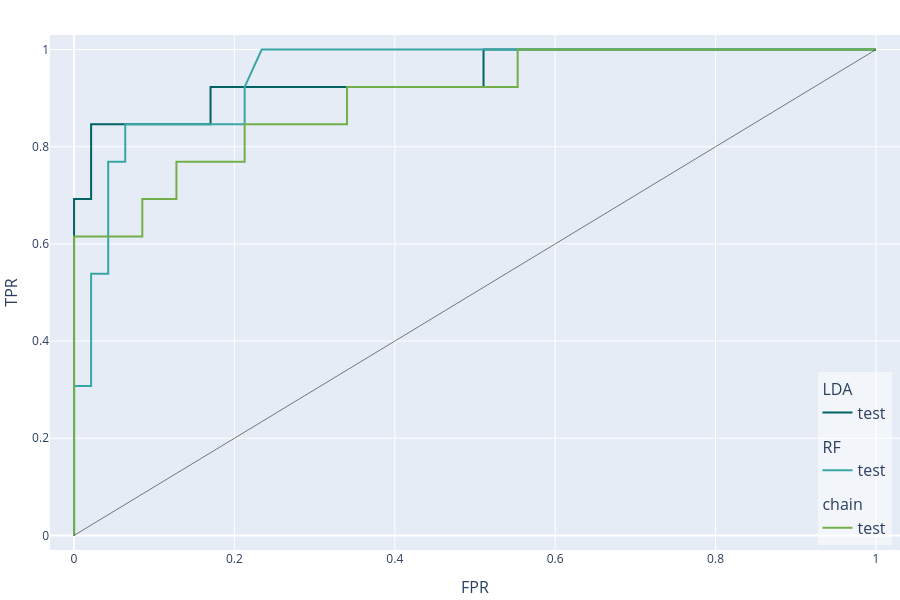

This figure's notebook cell:
### Code cell
# Use o parâmetro target nos gráficos para especificar qual coluna alvo usar
experionml.plot_roc(target=2)

### Figure 1 — Plotly figure (JSON) as saved in the notebook; plotly's stock layout.template omitted (floating-point values rounded to 4 significant figures)
{"data": [{"hovertemplate": "(%{x}, %{y})<extra>LDA - test</extra>", "legendgroup": "LDA", "legendgrouptitle": {"font": {"size": 16}, "text": "LDA"}, "line": {"color": "rgb(0, 98, 98)", "dash": "solid", "width": 2}, "marker": {"color": "rgb(0, 98, 98)", "line": {"color": "rgba(255, 255, 255, 0.9)", "width": 1}, "size": 8, "symbol": "circle"}, "mode": "lines", "name": "test", "showlegend": true, "type": "scatter", "x": [0.0, 0.0, 0.0, 0.02128, 0.02128, 0.1702, 0.1702, 0.5106, 0.5106, 1.0], "xaxis": "x", "y": [0.0, 0.07692, 0.6923, 0.6923, 0.8462, 0.8462, 0.9231, 0.9231, 1.0, 1.0], "yaxis": "y"}, {"hovertemplate": "(%{x}, %{y})<extra>RF - test</extra>", "legendgroup": "RF", "legendgrouptitle": {"font": {"size": 16}, "text": "RF"}, "line": {"color": "rgb(56, 166, 165)", "dash": "solid", "width": 2}, "marker": {"color": "rgb(56, 166, 165)", "line": {"color": "rgba(255, 255, 255, 0.9)", "width": 1}, "size": 8, "symbol": "circle"}, "mode": "lines", "name": "test", "showlegend": true, "type": "scatter", "x": [0.0, 0.0, 0.0, 0.02128, 0.02128, 0.04255, 0.04255, 0.04255, 0.06383, 0.06383, 0.1064, 0.1489, 0.2128, 0.2128, 0.234, 0.3191, 0.3617, 0.4255, 0.4468, 0.5106, 0.5319, 0.5957, 0.617, 0.7021, 0.7447, 0.766, 0.8085, 0.9787, 1.0], "xaxis": "x", "y": [0.0, 0.07692, 0.3077, 0.3077, 0.5385, 0.5385, 0.6923, 0.7692, 0.7692, 0.8462, 0.8462, 0.8462, 0.8462, 0.9231, 1.0, 1.0, 1.0, 1.0, 1.0, 1.0, 1.0, 1.0, 1.0, 1.0, 1.0, 1.0, 1.0, 1.0, 1.0], "yaxis": "y"}, {"hovertemplate": "(%{x}, %{y})<extra>chain - test</extra>", "legendgroup": "chain", "legendgrouptitle": {"font": {"size": 16}, "text": "chain"}, "line": {"color": "rgb(115, 175, 72)", "dash": "solid", "width": 2}, "marker": {"color": "rgb(115, 175, 72)", "line": {"color": "rgba(255, 255, 255, 0.9)", "width": 1}, "size": 8, "symbol": "circle"}, "mode": "lines", "name": "test", "showlegend": true, "type": "scatter", "x": [0.0, 0.0, 0.0, 0.08511, 0.08511, 0.1277, 0.1277, 0.2128, 0.2128, 0.3404, 0.3404, 0.5532, 0.5532, 1.0], "xaxis": "x", "y": [0.0, 0.07692, 0.6154, 0.6154, 0.6923, 0.6923, 0.7692, 0.7692, 0.8462, 0.8462, 0.9231, 0.9231, 1.0, 1.0], "yaxis": "y"}], "layout": {"font": {"size": 12}, "height": 600, "hoverlabel": {"font": {"size": 16}}, "legend": {"bgcolor": "rgba(255, 255, 255, 0.5)", "font": {"size": 16}, "groupclick": "toggleitem", "traceorder": "grouped", "x": 0.99, "xanchor": "right", "y": 0.01, "yanchor": "bottom"}, "margin": {"b": 50, "l": 50, "pad": 0, "r": 0, "t": 35}, "shapes": [{"line": {"color": "black", "width": 1}, "opacity": 0.5, "type": "line", "x0": 0.0, "x1": 1.0, "xref": "x", "y0": 0.0, "y1": 1.0, "yref": "y"}], "showlegend": true, "title": {"font": {"size": 24}, "pad": {"b": 15, "t": 15}, "x": 0.5, "xanchor": "center", "xref": "paper", "y": 1, "yanchor": "top"}, "width": 900, "xaxis": {"anchor": "y", "automargin": true, "domain": [0.0, 1.0], "range": [-0.03, 1.03], "title": {"font": {"size": 16}, "text": "FPR"}}, "yaxis": {"anchor": "x", "automargin": true, "domain": [0.0, 1.0], "range": [-0.03, 1.03], "title": {"font": {"size": 16}, "text": "TPR"}}}}
